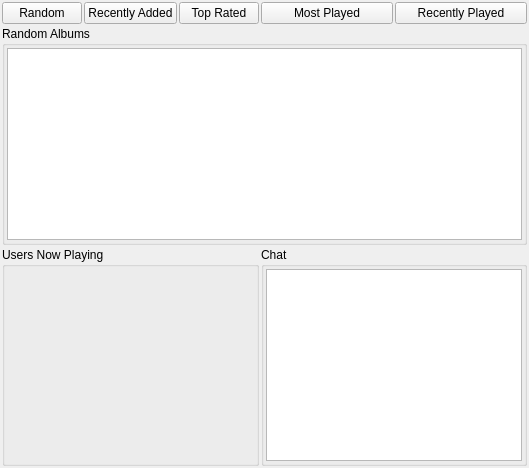
        <widget class="QWidget" name="homePage">
         <layout class="QGridLayout" name="gridLayout">
          <property name="margin">
           <number>2</number>
          </property>
          <property name="spacing">
           <number>2</number>
          </property>
          <item row="1" column="0" colspan="5">
           <widget class="QGroupBox" name="groupBox">
            <property name="title">
             <string>Random Albums</string>
            </property>
            <layout class="QVBoxLayout" name="verticalLayout_10">
             <property name="spacing">
              <number>2</number>
             </property>
             <property name="margin">
              <number>2</number>
             </property>
             <item>
              <widget class="QListView" name="homeAlbumList"/>
             </item>
            </layout>
           </widget>
          </item>
          <item row="2" column="0" colspan="3">
           <widget class="QGroupBox" name="groupBox_2">
            <property name="title">
             <string>Users Now Playing</string>
            </property>
            <layout class="QVBoxLayout" name="verticalLayout_11">
             <item>
              <spacer name="verticalSpacer_3">
               <property name="orientation">
                <enum>Qt::Vertical</enum>
               </property>
               <property name="sizeHint" stdset="0">
                <size>
                 <width>0</width>
                 <height>172</height>
                </size>
               </property>
              </spacer>
             </item>
            </layout>
           </widget>
          </item>
          <item row="2" column="3" colspan="2">
           <widget class="QGroupBox" name="groupBox_3">
            <property name="title">
             <string>Chat</string>
            </property>
            <layout class="QVBoxLayout" name="verticalLayout_9">
             <property name="margin">
              <number>2</number>
             </property>
             <item>
              <widget class="QTextBrowser" name="textBrowser_2"/>
             </item>
            </layout>
           </widget>
          </item>
          <item row="0" column="0">
           <widget class="QPushButton" name="pushButton_2">
            <property name="text">
             <string>Random</string>
            </property>
           </widget>
          </item>
          <item row="0" column="1">
           <widget class="QPushButton" name="pushButton_3">
            <property name="text">
             <string>Recently Added</string>
            </property>
           </widget>
          </item>
          <item row="0" column="2">
           <widget class="QPushButton" name="pushButton_4">
            <property name="text">
             <string>Top Rated</string>
            </property>
           </widget>
          </item>
          <item row="0" column="3">
           <widget class="QPushButton" name="pushButton_5">
            <property name="text">
             <string>Most Played</string>
            </property>
           </widget>
          </item>
          <item row="0" column="4">
           <widget class="QPushButton" name="pushButton_6">
            <property name="text">
             <string>Recently Played</string>
            </property>
           </widget>
          </item>
         </layout>
        </widget>
